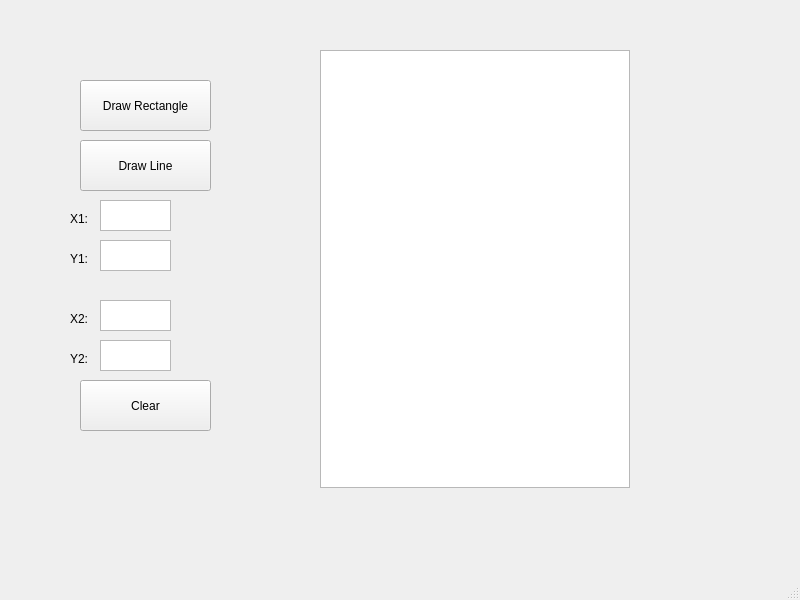
<?xml version="1.0" encoding="UTF-8"?>
<ui version="4.0">
 <class>MainWindow</class>
 <widget class="QMainWindow" name="MainWindow">
  <property name="geometry">
   <rect>
    <x>0</x>
    <y>0</y>
    <width>800</width>
    <height>600</height>
   </rect>
  </property>
  <property name="windowTitle">
   <string>MainWindow</string>
  </property>
  <widget class="QWidget" name="centralwidget">
   <widget class="QPushButton" name="drawRectangle">
    <property name="geometry">
     <rect>
      <x>80</x>
      <y>80</y>
      <width>131</width>
      <height>51</height>
     </rect>
    </property>
    <property name="text">
     <string>Draw Rectangle</string>
    </property>
   </widget>
   <widget class="QPushButton" name="drawLine">
    <property name="geometry">
     <rect>
      <x>80</x>
      <y>140</y>
      <width>131</width>
      <height>51</height>
     </rect>
    </property>
    <property name="text">
     <string>Draw Line</string>
    </property>
   </widget>
   <widget class="QPushButton" name="pushButton_3">
    <property name="geometry">
     <rect>
      <x>80</x>
      <y>380</y>
      <width>131</width>
      <height>51</height>
     </rect>
    </property>
    <property name="text">
     <string>Clear</string>
    </property>
   </widget>
   <widget class="QLabel" name="label_2">
    <property name="geometry">
     <rect>
      <x>70</x>
      <y>210</y>
      <width>31</width>
      <height>17</height>
     </rect>
    </property>
    <property name="text">
     <string>X1:</string>
    </property>
   </widget>
   <widget class="QLabel" name="label_3">
    <property name="geometry">
     <rect>
      <x>70</x>
      <y>250</y>
      <width>31</width>
      <height>17</height>
     </rect>
    </property>
    <property name="text">
     <string>Y1:</string>
    </property>
   </widget>
   <widget class="QLabel" name="label_4">
    <property name="geometry">
     <rect>
      <x>70</x>
      <y>310</y>
      <width>31</width>
      <height>17</height>
     </rect>
    </property>
    <property name="text">
     <string>X2:</string>
    </property>
   </widget>
   <widget class="QLabel" name="label_5">
    <property name="geometry">
     <rect>
      <x>70</x>
      <y>350</y>
      <width>31</width>
      <height>17</height>
     </rect>
    </property>
    <property name="text">
     <string>Y2:</string>
    </property>
   </widget>
   <widget class="QTextEdit" name="x1">
    <property name="geometry">
     <rect>
      <x>100</x>
      <y>200</y>
      <width>71</width>
      <height>31</height>
     </rect>
    </property>
   </widget>
   <widget class="QTextEdit" name="y1">
    <property name="geometry">
     <rect>
      <x>100</x>
      <y>240</y>
      <width>71</width>
      <height>31</height>
     </rect>
    </property>
   </widget>
   <widget class="QTextEdit" name="x2">
    <property name="geometry">
     <rect>
      <x>100</x>
      <y>300</y>
      <width>71</width>
      <height>31</height>
     </rect>
    </property>
   </widget>
   <widget class="QTextEdit" name="y2">
    <property name="geometry">
     <rect>
      <x>100</x>
      <y>340</y>
      <width>71</width>
      <height>31</height>
     </rect>
    </property>
   </widget>
   <widget class="QGraphicsView" name="graphicsView">
    <property name="geometry">
     <rect>
      <x>320</x>
      <y>50</y>
      <width>310</width>
      <height>438</height>
     </rect>
    </property>
   </widget>
  </widget>
  <widget class="QMenuBar" name="menubar">
   <property name="geometry">
    <rect>
     <x>0</x>
     <y>0</y>
     <width>800</width>
     <height>22</height>
    </rect>
   </property>
  </widget>
  <widget class="QStatusBar" name="statusbar"/>
 </widget>
 <resources/>
 <connections/>
</ui>
